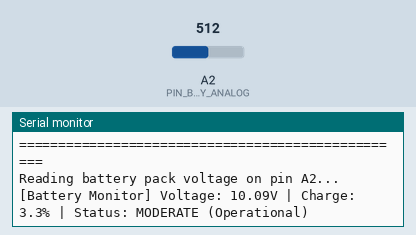
A sketch run on a simulated Arduino Uno, built with avr-gcc and run on an emulated ATmega328P. Shown: the last lines printed to the serial monitor. Inputs (shaded band) come from the test bench; at power-on: A2 (PIN_BATTERY_ANALOG) = 512.

Above: at 2.2 s.
2.3 s: A2 (PIN_BATTERY_ANALOG) set to 551
At 2.7 s:
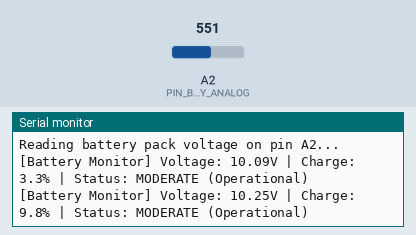
3.8 s: A2 (PIN_BATTERY_ANALOG) set to 577
At 5.5 s:
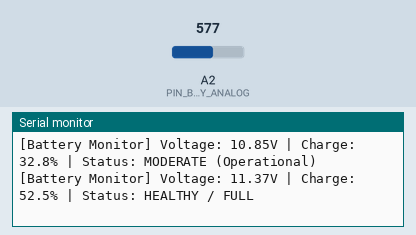

The sketch:

04_battery_voltage_test.ino
```cpp
/*
 * WBACFSPWI — Test 04: 3S 18650 Li-ion Battery Voltage Monitor
 *
 * Hardware:
 *   - Arduino Uno R3
 *   - 3S 18650 Battery Pack (3 cells in series: 9.0V cutoff to 12.6V max)
 *   - Resistor Voltage Divider: R1 = 100kΩ, R2 = 33kΩ
 *
 * Wiring:
 *   - Battery (+) -> R1 (100kΩ)
 *   - Junction (R1 & R2) -> Arduino Analog Pin A2
 *   - R2 (33kΩ) -> Common GND
 *
 * Formula:
 *   Divider Ratio = (100k + 33k) / 33k = 133 / 33 = 4.0303
 *   V_batt = (ADC / 1023.0) * 5.0 * 4.0303
 */

const int PIN_BATTERY_ANALOG = A2;
const float ARDUINO_VREF     = 5.00;     // Measure your 5V rail with a DMM for exact calibration
const float BATTERY_DIVIDER  = 4.0303;   // (R1 + R2) / R2 -> (100k + 33k) / 33k

// Battery Health Thresholds for 3S Li-ion (4.2V max, 3.7V nominal, 3.3V low cutoff per cell)
const float BATT_FULL_VOLTS  = 12.60;
const float BATT_NOM_VOLTS   = 11.10;
const float BATT_LOW_VOLTS   = 10.00;    // Deep discharge protection threshold

void setup() {
  Serial.begin(115200);
  while (!Serial) { delay(10); }

  Serial.println(F("=================================================="));
  Serial.println(F(" WBACFSPWI: 3S 18650 Battery Monitor Test        "));
  Serial.println(F("=================================================="));
  Serial.println(F("Reading battery pack voltage on pin A2..."));
  delay(1000);
}

float readBatteryVoltage() {
  long sum = 0;
  for (int i = 0; i < 32; i++) {
    sum += analogRead(PIN_BATTERY_ANALOG);
    delay(5);
  }
  float avgAdc = (float)sum / 32.0;
  float pinVoltage = (avgAdc / 1023.0) * ARDUINO_VREF;
  return pinVoltage * BATTERY_DIVIDER;
}

float calculateBatteryPercent(float volts) {
  // Approximate linear percentage from 10.0V (0%) to 12.6V (100%)
  if (volts <= BATT_LOW_VOLTS) return 0.0;
  if (volts >= BATT_FULL_VOLTS) return 100.0;
  return ((volts - BATT_LOW_VOLTS) / (BATT_FULL_VOLTS - BATT_LOW_VOLTS)) * 100.0;
}

void loop() {
  float battVolts = readBatteryVoltage();
  float battPercent = calculateBatteryPercent(battVolts);

  Serial.print(F("[Battery Monitor] Voltage: "));
  Serial.print(battVolts, 2);
  Serial.print(F("V | Charge: "));
  Serial.print(battPercent, 1);
  Serial.print(F("% | Status: "));

  if (battVolts < BATT_LOW_VOLTS) {
    Serial.println(F("LOW BATTERY! Pump Lockout Active"));
  } else if (battVolts < BATT_NOM_VOLTS) {
    Serial.println(F("MODERATE (Operational)"));
  } else {
    Serial.println(F("HEALTHY / FULL"));
  }

  delay(1000);
}
```

Measured:
- the behaviour switches between 563 and 564 on A2 (PIN_BATTERY_ANALOG) (found by bisection; images 1 and 2)
- after the input at 2.3 s, the serial monitor: prints a new line at once (image 1)
- after the input at 3.8 s, the serial monitor: prints a new line after 0.87 s (image 2)
